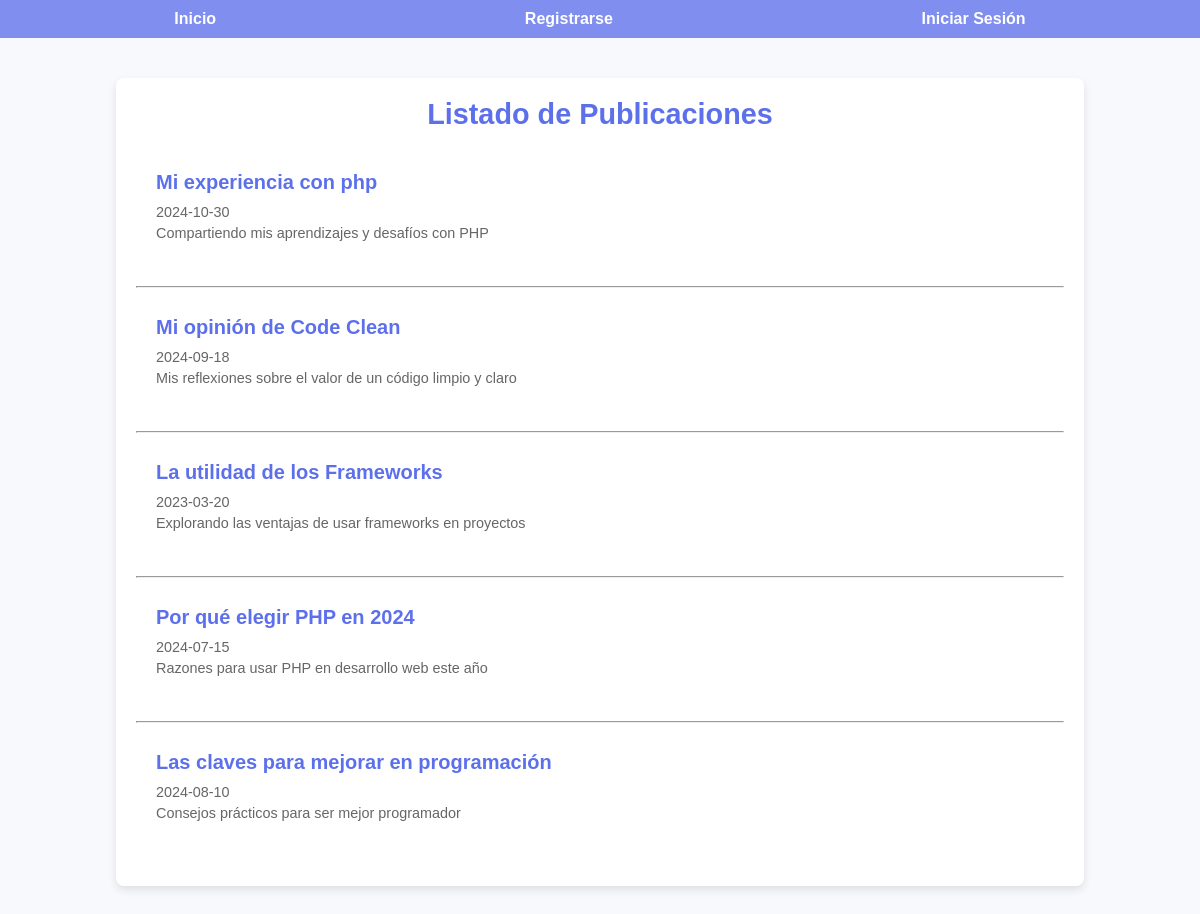
/mv_index.php, run on the app's committed database.
### tables this page shows
CREATE TABLE IF NOT EXISTS posts (
    id_post INT AUTO_INCREMENT PRIMARY KEY,
    titulo VARCHAR(255),
    fecha DATE DEFAULT(CURDATE()),
    descripcion VARCHAR(250),
    contenido TEXT,
    id_usuario INT,
    FOREIGN KEY (id_usuario) REFERENCES usuarios(id_usuario)
);

### mv_index.php (the view, shortened to what this page needs)
<?php
include_once "mv_include/mv_head.php";
?>
<body>
    <?php
    include_once "mv_include/mv_navbar.php";
    ?>
    <main>
        <section class="lista-publicaciones">
            <h2>Listado de Publicaciones</a></h2>
            <?php
            $sql = "SELECT id_post,titulo, fecha, descripcion, id_usuario FROM posts";
            $pdo = mv_getConexionBaseDatos();
            $stmt = $pdo->prepare($sql);
            $stmt->execute();
            $results = $stmt->fetchAll(PDO::FETCH_ASSOC);
            foreach ($results as $index => $result) {
                if ($index != 0) {
                    echo "<hr>";
                }
                ?>
                <div class="publicacion">
                    <a href="mv_paginas/mv_publicacion.php?id=<?php echo $result["id_post"] ?>">
                        <h3><?php echo htmlspecialchars($result["titulo"]) ?></h3>
                        <p><?php echo htmlspecialchars($result["fecha"]) ?></p>
                        <p><?php echo htmlspecialchars($result["descripcion"]) ?></p>
                    </a>
                </div>
                <?php
            }
            ?>
        </section>
    </main>
</body>
</html>

### mv_estilos/mv_estilos.css (style rules this page uses)
:root { --primary-color: #7f8eef; --accent-color: #5d70eb; --hover-color: #6978d9; --background-color: #f8f9fc; --text-color: #333; --border-radius: 8px; --shadow-color: rgba(0, 0, 0, 0.1); }
html, body { margin: 0; padding: 0; font-size: 16px; font-family: Arial, sans-serif; background-color: var(--background-color); color: var(--text-color); }
main { display: flex; flex-direction: column; justify-content: center; align-items: center; padding: 20px; }
h1, h2 { font-size: 1.5rem; margin: 20px 0; text-align: center; color: var(--text-color); }
.lista-publicaciones { max-width: 80%; width: -webkit-fill-available; margin: 20px auto; padding: 20px; background-color: white; border-radius: var(--border-radius); box-shadow: 0 4px 8px var(--shadow-color); }
.lista-publicaciones h2 { text-align: center; font-size: 1.8rem; margin: 0 0 20px; color: var(--accent-color); }
.publicacion { border: 1px solid var(--border-color); border-radius: var(--border-radius); padding: 20px; margin-bottom: 20px; background-color: white; transition: transform 0.2s, box-shadow 0.3s ease; }
.publicacion a { text-decoration: none; color: var(--text-color); }
.publicacion h3 { font-size: 1.25rem; margin: 0 0 10px; color: var(--accent-color); }
.publicacion p { color: #666; margin: 5px 0; font-size: 0.9rem; }

### data on the page
posts: titulo "Mi experiencia con php", fecha "2024-10-30", descripcion "Compartiendo mis aprendizajes y desafíos con PHP"
posts: titulo "Mi opinión de Code Clean", fecha "2024-09-18", descripcion "Mis reflexiones sobre el valor de un código limpio y claro"
posts: titulo "La utilidad de los Frameworks", fecha "2023-03-20", descripcion "Explorando las ventajas de usar frameworks en proyectos"
posts: titulo "Por qué elegir PHP en 2024", fecha "2024-07-15", descripcion "Razones para usar PHP en desarrollo web este año"
posts: titulo "Las claves para mejorar en programación", fecha "2024-08-10", descripcion "Consejos prácticos para ser mejor programador"
